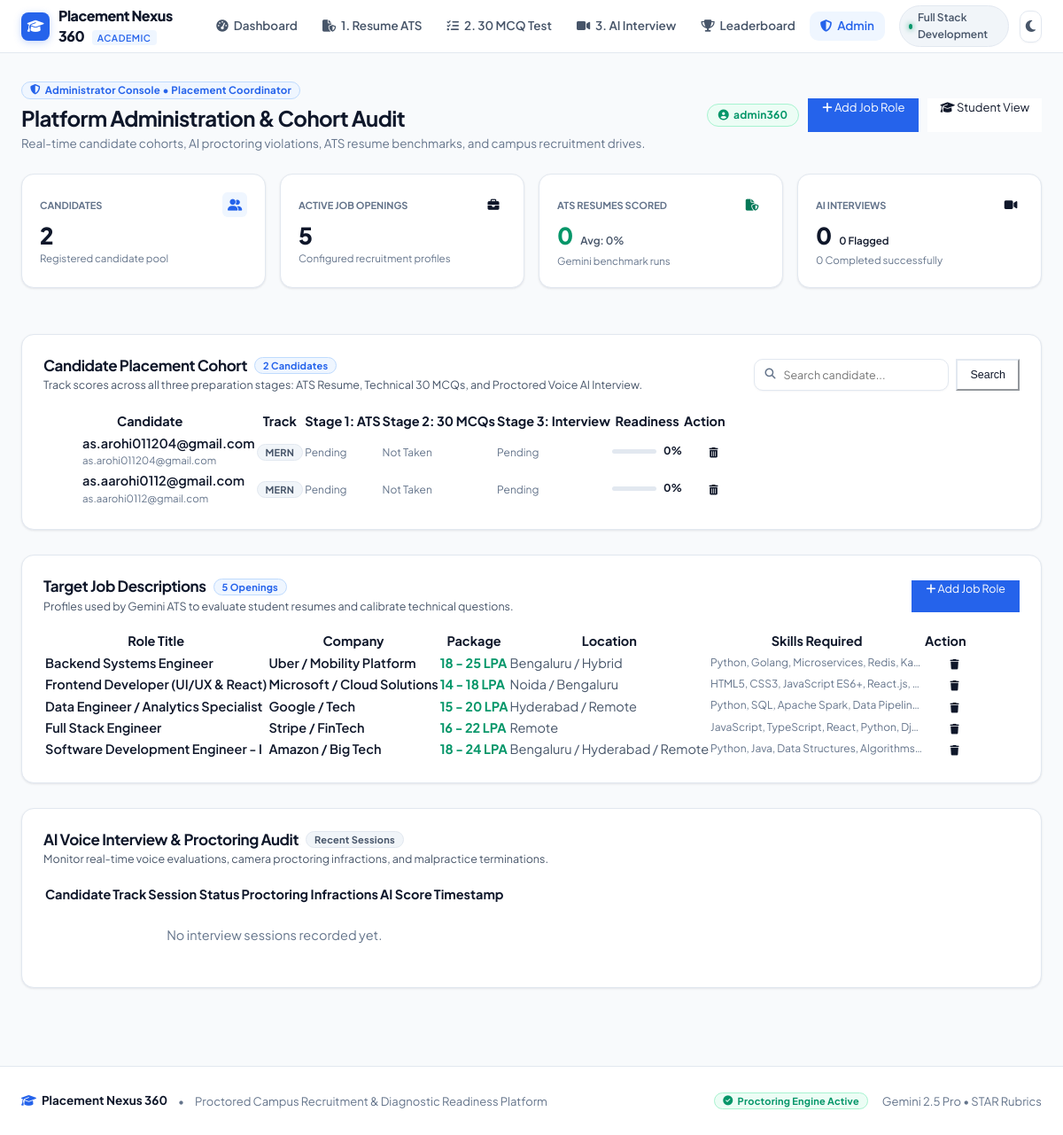
/admin-home/ (signed in), run on an earlier commit of the app's database.
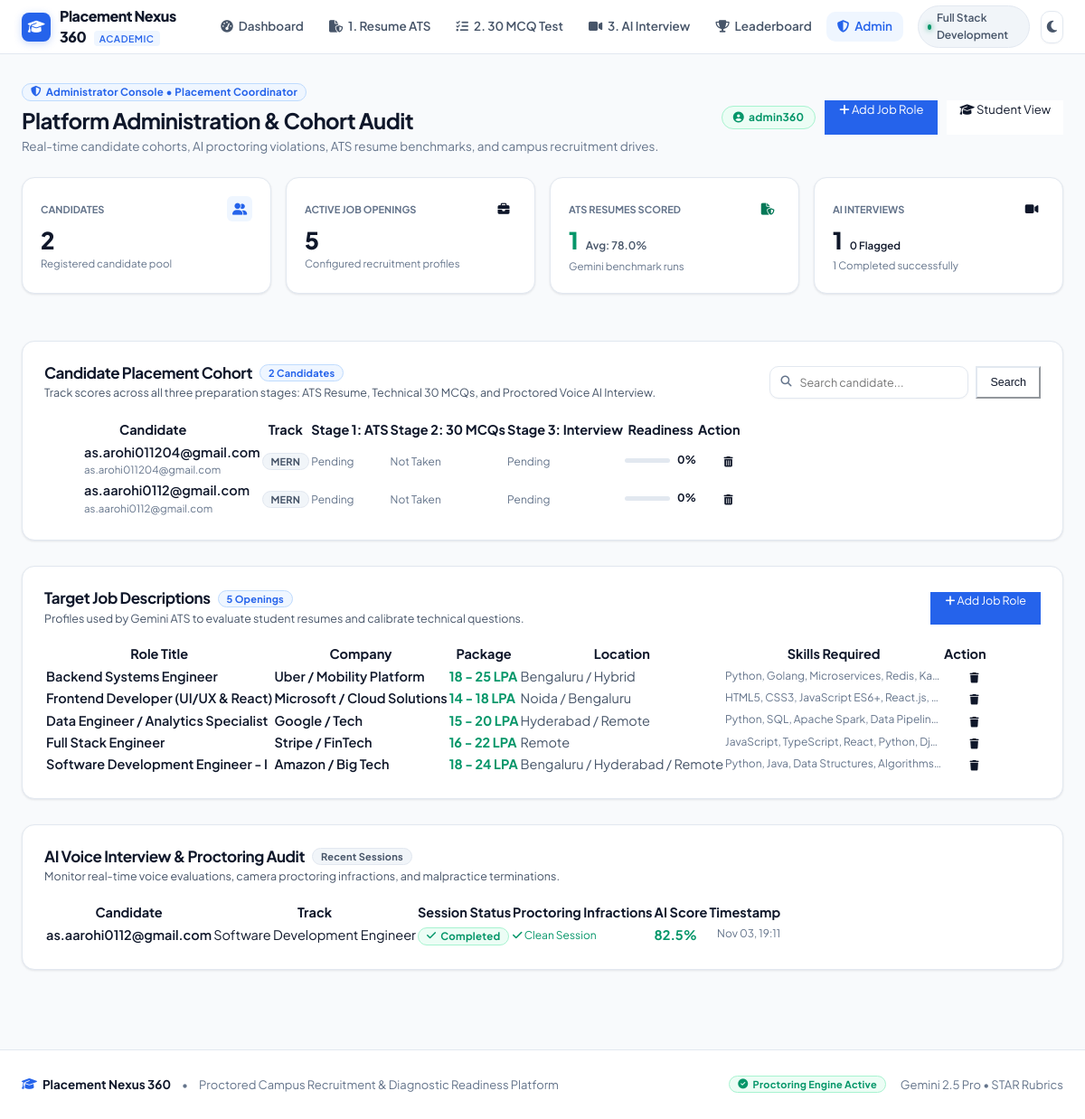
And on a later commit of the database.
### Placement/models.py (models this page shows, shortened)
class StudentProfile(models.Model):
    user = models.OneToOneField(User, on_delete=models.CASCADE, related_name='profile')
    phone = models.CharField(max_length=20, blank=True, default='')
    technology = models.CharField(max_length=150, blank=True, default='Full Stack Development')
    target_role = models.CharField(max_length=150, blank=True, default='Software Development Engineer')
    image = models.ImageField(upload_to="students/", null=True, blank=True)

class PlacementProgress(models.Model):
    user = models.OneToOneField(User, on_delete=models.CASCADE, related_name='placement_progress')
    resume_completed = models.BooleanField(default=False)
    resume_score = models.IntegerField(default=0)
    mock_passed = models.BooleanField(default=False)
    mock_score = models.FloatField(default=0)
    interview_passed = models.BooleanField(default=False)
    interview_score = models.FloatField(default=0)
    overall_readiness = models.FloatField(default=0)

class Job(models.Model):
    title = models.CharField(max_length=200)
    company = models.CharField(max_length=200)
    location = models.CharField(max_length=200, default='Remote / Hybrid')
    salary = models.CharField(max_length=100, default='12-18 LPA')
    description = models.TextField()
    required_skills = models.CharField(max_length=300, blank=True, default='Python, Data Structures, SQL, REST APIs, Git')
    created_at = models.DateTimeField(default=timezone.now)

class InterviewSession(models.Model):
    STATUS_CHOICES = [
        ('in_progress', 'In Progress'),
        ('completed', 'Completed'),
        ('discarded', 'Discarded due to Proctoring Violation'),
    ]
    user = models.ForeignKey(User, on_delete=models.CASCADE, related_name='interviews')
    technology = models.CharField(max_length=200, default='Software Development')
    score = models.FloatField(null=True, blank=True)
    status = models.CharField(max_length=50, choices=STATUS_CHOICES, default='in_progress')
    warnings_count = models.IntegerField(default=0)
    discard_reason = models.TextField(blank=True, null=True)
    created_at = models.DateTimeField(default=timezone.now)

### Placement/views.py (the view)
# urls.py: path('admin-home/', views.admin_home, name='admin_home'),
@staff_member_required
def admin_home(request):
    search_query = request.GET.get("q", "").strip()
    students_query = User.objects.filter(is_staff=False).select_related('profile', 'placement_progress').order_by("-date_joined")
    if search_query:
        students_query = students_query.filter(
            Q(username__icontains=search_query) |
            Q(email__icontains=search_query) |
            Q(profile__technology__icontains=search_query)
        )
    jobs = Job.objects.all().order_by("-created_at")
    resumes = Resume.objects.select_related('user', 'job').order_by("-uploaded_at")[:15]
    interviews = InterviewSession.objects.select_related('user').order_by("-created_at")[:15]
    mock_tests = MockTest.objects.select_related('student').order_by("-started_at")[:15]
    total_students = User.objects.filter(is_staff=False).count()
    total_jobs = jobs.count()
    total_resumes = Resume.objects.count()
    avg_ats = Resume.objects.aggregate(Avg('ats_score'))['ats_score__avg'] or 0
    total_tests = MockTest.objects.count()
    passed_tests = MockTest.objects.filter(passed=True).count()
    total_interviews = InterviewSession.objects.count()
    completed_interviews = InterviewSession.objects.filter(status='completed').count()
    discarded_interviews = InterviewSession.objects.filter(status='discarded').count()
    return render(request, "admin_home.html", {
        "students": students_query,
        "jobs": jobs,
        "resumes": resumes,
        "interviews": interviews,
        "mock_tests": mock_tests,
        "total_students": total_students,
        "total_jobs": total_jobs,
        "total_resumes": total_resumes,
        "avg_ats": round(avg_ats, 1),
        "total_tests": total_tests,
        "passed_tests": passed_tests,
        "total_interviews": total_interviews,
        "completed_interviews": completed_interviews,
        "discarded_interviews": discarded_interviews,
        "search_query": search_query,
    })

### Placement/templates/admin_home.html (shortened to what the changed rows need)
{% extends 'base.html' %}
{% load static %}
{% block content %}
<div class="topbar">
    <div class="topbar-title">
        <h1>Platform Administration & Cohort Audit</h1>
    </div>
</div>
<div class="grid-4" style="margin-bottom: 28px;">
    <div class="glass-card" style="padding: 20px;">
        <div style="display: flex; align-items: baseline; gap: 8px;">
            <div style="font-size: 26px; font-weight: 800; font-family: 'Plus Jakarta Sans', sans-serif; color: #059669; line-height: 1;">{{ total_resumes }}</div>
            <span style="font-size: 12px; color: var(--text-secondary); font-weight: 600;">Avg: {{ avg_ats }}%</span>
        </div>
    </div>
    <div class="glass-card" style="padding: 20px;">
        <div style="display: flex; justify-content: space-between; align-items: center; margin-bottom: 8px;">
            <span style="font-size: 11px; font-weight: 700; color: var(--text-muted); text-transform: uppercase;">AI Interviews</span>
            <div style="width: 28px; height: 28px; border-radius: 6px; background: var(--accent-rose-light); display: flex; align-items: center; justify-content: center; color: var(--accent-rose); font-size: 13px;">
            </div>
        </div>
        <div style="display: flex; align-items: baseline; gap: 8px;">
            <div style="font-size: 26px; font-weight: 800; font-family: 'Plus Jakarta Sans', sans-serif; color: var(--text-primary); line-height: 1;">{{ total_interviews }}</div>
            <span style="font-size: 11.5px; color: var(--accent-rose); font-weight: 600;">{{ discarded_interviews }} Flagged</span>
        </div>
        <div style="font-size: 11.5px; color: var(--text-muted); margin-top: 4px;">{{ completed_interviews }} Completed successfully</div>
    </div>
</div>
<div class="glass-card" style="margin-bottom: 28px; padding: 24px;">
    <div class="table-responsive">
        <table>
            <thead>
                <tr>
                    <th>Candidate</th>
                    <th>Track</th>
                    <th>Stage 1: ATS</th>
                    <th>Stage 2: 30 MCQs</th>
                    <th>Stage 3: Interview</th>
                    <th>Readiness</th>
                    <th style="text-align: right;">Action</th>
                </tr>
            </thead>
            <tbody>
                {% for s in students %}
                    <tr>
                        <td>
                            <div style="display: flex; align-items: center; gap: 10px;">
                                <div style="width: 32px; height: 32px; border-radius: 50%; background: var(--accent-teal); display: flex; align-items: center; justify-content: center; font-weight: 700; color: #ffffff; font-size: 12.5px; flex-shrink: 0;">
                                </div>
                                <div>
                                    <div style="font-weight: 600; color: var(--text-primary);">{{ s.username }}</div>
                                    <div style="color: var(--text-muted); font-size: 11.5px;">{{ s.email }}</div>
                                </div>
                            </div>
                        </td>
                        <td>
                            <span class="badge badge-slate" style="font-size: 11px;">
                                {{ s.profile.technology|default:"General SDE" }}
                            </span>
                        </td>
                        <td>
                            {% if s.placement_progress.resume_completed %}
                                <span class="badge {% if s.placement_progress.resume_score >= 75 %}badge-emerald{% elif s.placement_progress.resume_score >= 50 %}badge-cyan{% else %}badge-rose{% endif %}" style="font-size: 11.5px; font-weight: 700;">
                                    {{ s.placement_progress.resume_score }}% ATS
                                </span>
                            {% else %}
                                <span style="color: var(--text-muted); font-size: 12px;">Pending</span>
                            {% endif %}
                        </td>
                        <td>
                            {% if s.placement_progress.mock_passed %}
                                <span class="badge badge-emerald" style="font-size: 11.5px;">
                                    <i class="fa-solid fa-check me-1"></i> {{ s.placement_progress.mock_score }}%
                                </span>
                            {% elif s.placement_progress.mock_score > 0 %}
                                <span class="badge badge-rose" style="font-size: 11.5px;">
                                    {{ s.placement_progress.mock_score }}% Fail
                                </span>
                            {% else %}
                                <span style="color: var(--text-muted); font-size: 12px;">Not Taken</span>
                            {% endif %}
                        </td>
                        <td>
                            {% if s.placement_progress.interview_passed %}
                                <span class="badge badge-emerald" style="font-size: 11.5px;">
                                    <i class="fa-solid fa-check me-1"></i> {{ s.placement_progress.interview_score }}%
                                </span>
                            {% elif s.placement_progress.interview_score > 0 %}
                                <span class="badge badge-cyan" style="font-size: 11.5px;">
                                    {{ s.placement_progress.interview_score }}%
                                </span>
                            {% else %}
                                <span style="color: var(--text-muted); font-size: 12px;">Pending</span>
                            {% endif %}
                        </td>
                        <td>
                            <div style="display: flex; align-items: center; gap: 8px;">
                                <div style="flex: 1; min-width: 50px; height: 5px; background: #e2e8f0; border-radius: 999px; overflow: hidden;">
                                </div>
                                <span style="font-weight: 700; color: var(--text-primary); font-size: 12px;">{{ s.placement_progress.overall_readiness|default:0 }}%</span>
                            </div>
                        </td>
                        <td style="text-align: right;">
                            <a href="{% url 'delete_student' s.id %}" onclick="return confirm('Remove student {{ s.username }} and all their test data?')" class="btn-ghost" style="color: var(--accent-rose); height: 28px; padding: 0 8px; font-size: 11.5px;">
                                <i class="fa-solid fa-trash-can"></i>
                            </a>
                        </td>
                    </tr>
                {% endfor %}
            </tbody>
        </table>
    </div>
</div>
<div class="glass-card" style="margin-bottom: 28px; padding: 24px;">
    <div class="table-responsive">
        <table>
            <thead>
                <tr>
                    <th>Role Title</th>
                    <th>Company</th>
                    <th>Package</th>
                    <th>Location</th>
                    <th>Skills Required</th>
                    <th style="text-align: right;">Action</th>
                </tr>
            </thead>
            <tbody>
                {% for j in jobs %}
                    <tr>
                        <td style="font-weight: 600; color: var(--text-primary);">{{ j.title }}</td>
                        <td style="color: var(--accent-teal); font-weight: 600;">{{ j.company }}</td>
                        <td style="color: #059669; font-weight: 700;">{{ j.salary }}</td>
                        <td style="color: var(--text-secondary);">{{ j.location }}</td>
                        <td style="color: var(--text-muted); font-size: 12px; max-width: 240px; white-space: nowrap; overflow: hidden; text-overflow: ellipsis;">{{ j.required_skills }}</td>
                        <td style="text-align: right;">
                            <a href="{% url 'delete_job' j.id %}" onclick="return confirm('Delete role {{ j.title }}?')" class="btn-ghost" style="color: var(--accent-rose); height: 28px; padding: 0 8px; font-size: 11.5px;">
                                <i class="fa-solid fa-trash"></i>
                            </a>
                        </td>
                    </tr>
                {% empty %}
                    <tr>
                        <td colspan="6" style="text-align: center; padding: 22px; color: var(--text-muted);">No active job listings.</td>
                    </tr>
                {% endfor %}
            </tbody>
        </table>
    </div>
</div>
<div class="glass-card" style="margin-bottom: 28px; padding: 24px;">
    <div class="table-responsive">
        <table>
            <thead>
                <tr>
                    <th>Candidate</th>
                    <th>Track</th>
                    <th>Session Status</th>
                    <th>Proctoring Infractions</th>
                    <th>AI Score</th>
                    <th style="text-align: right;">Timestamp</th>
                </tr>
            </thead>
            <tbody>
                {% for i in interviews %}
                    <tr>
                        <td style="font-weight: 600; color: var(--text-primary);">
                            {{ i.user.username }}
                        </td>
                        <td style="color: var(--accent-teal);">
                            {{ i.technology }}
                        </td>
                        <td>
                            {% if i.status == 'completed' %}
                                <span class="badge badge-emerald"><i class="fa-solid fa-check me-1"></i> Completed</span>
                            {% elif i.status == 'discarded' %}
                                <span class="badge badge-rose"><i class="fa-solid fa-ban me-1"></i> Discarded</span>
                            {% else %}
                                <span class="badge badge-cyan"><i class="fa-solid fa-spinner fa-spin me-1"></i> In Progress</span>
                            {% endif %}
                        </td>
                        <td>
                            {% if i.warnings_count > 0 %}
                                <span style="color: var(--accent-rose); font-weight: 700; font-size: 12px;">
                                    <i class="fa-solid fa-triangle-exclamation me-1"></i> {{ i.warnings_count }} Warnings
                                </span>
                            {% else %}
                                <span style="color: #059669; font-size: 12px;">
                                    <i class="fa-solid fa-check me-1"></i> Clean Session
                                </span>
                            {% endif %}
                        </td>
                        <td style="font-weight: 700;">
                            {% if i.score is not None %}
                                <span style="color: {% if i.score >= 70 %}#059669{% elif i.score >= 50 %}#0284c7{% else %}#dc2626{% endif %};">
                                    {{ i.score }}%
                                </span>
                            {% else %}
                                <span style="color: var(--text-muted); font-size: 12px;">--</span>
                            {% endif %}
                        </td>
                        <td style="text-align: right; color: var(--text-muted); font-size: 12px;">
                            {{ i.created_at|date:"M d, H:i" }}
                        </td>
                    </tr>
                {% empty %}
                    <tr>
                        <td colspan="6" style="text-align: center; padding: 22px; color: var(--text-muted);">No interview sessions recorded yet.</td>
                    </tr>
                {% endfor %}
            </tbody>
        </table>
    </div>
</div>
{% endblock %}

What changed in the data, as far as the page shows it:
added InterviewSession: user.username "as.aarohi0112@gmail.com", technology "Software Development Engineer", status "completed" (drawn), warnings_count 0 (drawn), score "82.5", created_at "Nov 03, 19:11"
Also different on the page:
{{ total_resumes }}: "0" → "1"
{{ avg_ats }}: "0" → "78.0"
{{ total_interviews }}: "0" → "1"
{{ completed_interviews }}: "0" → "1"
text no longer shown: "No interview sessions recorded yet."
